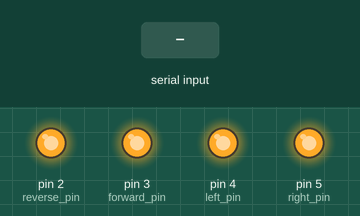
A sketch run on a simulated Arduino Uno, built with avr-gcc and run on an emulated ATmega328P. On the bench: output pins drawn as LEDs (lit = HIGH). Dashed ring = blinking. The inputs (shaded band) are chosen by the test bench.

Above: at 1.2 s.
1.3 s: "1" received over Serial
At 1.51 s:
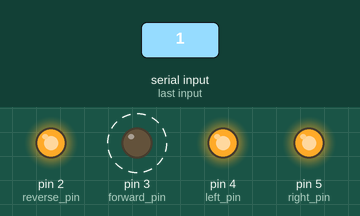
4.3 s: byte 54 (54) received over Serial
At 4.46 s:
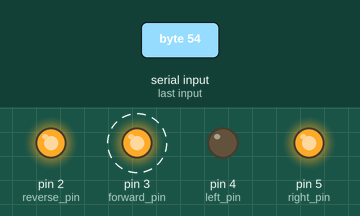
7.3 s: byte 55 (55) received over Serial
At 7.46 s:
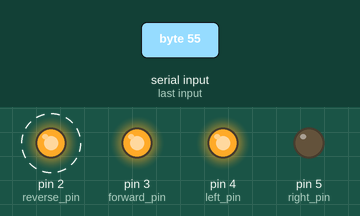
10.3 s: byte 56 (56) received over Serial
At 10.51 s:
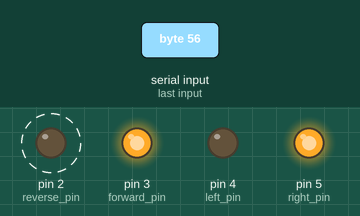
13.3 s: "2" received over Serial
At 13.51 s:
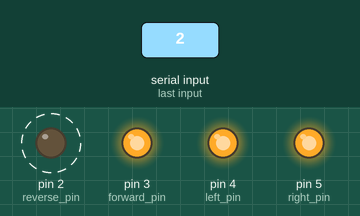
16.3 s: "5" received over Serial
At 16.51 s:
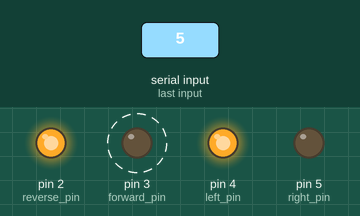
Timing chart, 0 to 20.3 s (numbered marks = the images above; inputs shaded):
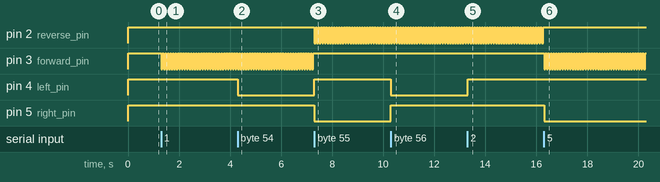

Measured:
- after the input at 1.3 s, pin 3 (forward_pin): alternates HIGH for 0.05 s and LOW for 0.05 s, starting at once
- after the input at 4.3 s, pin 4 (left_pin): HIGH → LOW at once
- after the input at 7.3 s, pin 2 (reverse_pin): alternates HIGH for 0.05 s and LOW for 0.06 s, starting at once; pin 3 (forward_pin): stops changing and stays HIGH; pin 4 (left_pin): LOW → HIGH at once; pin 5 (right_pin): HIGH → LOW at once
- after the input at 10.3 s, pin 4 (left_pin): HIGH → LOW at once; pin 5 (right_pin): LOW → HIGH at once
- after the input at 13.3 s, pin 4 (left_pin): LOW → HIGH at once
- after the input at 16.3 s, pin 2 (reverse_pin): stops changing and stays HIGH; pin 3 (forward_pin): alternates HIGH for 0.05 s and LOW for 0.05 s, starting at once; pin 5 (right_pin): HIGH → LOW at once

The sketch:

rc_driver.ino
```cpp
// Pin Numbers
int forward_pin = 3;
int reverse_pin = 2;
int left_pin = 4;
int right_pin = 5;

// Initial command
int command = 0;

// PPWM Durations (in ms)
int on_time = 30;
int off_time = 70;

void setup() {
  // Set pins to OUTPUT mode
  pinMode(forward_pin, OUTPUT);
  pinMode(reverse_pin, OUTPUT);
  pinMode(left_pin, OUTPUT);
  pinMode(right_pin, OUTPUT);

  Serial.begin(115200);
}

void loop() {
  if (Serial.available() > 0)
  {
    command = Serial.read();
  }
  else
  {
    reset();
  }

   drive(command);
}

void reset()
{
  digitalWrite(forward_pin, HIGH);
  digitalWrite(reverse_pin, HIGH);
  digitalWrite(left_pin, HIGH);
  digitalWrite(right_pin, HIGH);
}

// alternatively try 40/60, 250/500
void forward(int complex)
{
  if(complex == 0)
  {
    digitalWrite(reverse_pin, HIGH);
    digitalWrite(left_pin, HIGH);
    digitalWrite(right_pin, HIGH);
  }

  digitalWrite(forward_pin, LOW);
  delay(50);
  digitalWrite(forward_pin, HIGH);
  delay(50);
}

// alternatively try: 50/50
void reverse(int complex)
{
  if(complex == 0)
  {
    digitalWrite(forward_pin, HIGH);
    digitalWrite(left_pin, HIGH);
    digitalWrite(right_pin, HIGH);
  }

  digitalWrite(reverse_pin, LOW);
  delay(55);
  digitalWrite(reverse_pin, HIGH);
  delay(45);
}

void left()
{
  digitalWrite(forward_pin, HIGH);
  digitalWrite(reverse_pin, HIGH);
  digitalWrite(left_pin, LOW);
  digitalWrite(right_pin, HIGH);
  delay(on_time);
}

void right()
{
  digitalWrite(forward_pin, HIGH);
  digitalWrite(reverse_pin, HIGH);
  digitalWrite(left_pin, HIGH);
  digitalWrite(right_pin, LOW);
  delay(on_time);
}

void forward_right()
{
  digitalWrite(reverse_pin, HIGH);
  digitalWrite(left_pin, HIGH);
  digitalWrite(right_pin, LOW);
  forward(1);
}


void forward_left()
{
  digitalWrite(reverse_pin, HIGH);
  digitalWrite(left_pin, LOW);
  digitalWrite(right_pin, HIGH);
  forward(1);
}

void reverse_right()
{
  digitalWrite(reverse_pin, HIGH);
  digitalWrite(left_pin, HIGH);
  digitalWrite(right_pin, LOW);
  reverse(1);
}

void reverse_left()
{
  digitalWrite(reverse_pin, HIGH);
  digitalWrite(left_pin, LOW);
  digitalWrite(right_pin, HIGH);
  reverse(1);
}

void drive(int command)
{
  switch(command)
  {
    case 48: reset(); break;
    case 49: forward(0); break;
    case 50: reverse(0); break;
    case 51: right(); break;
    case 52: left(); break;
    case 53: forward_right(); break;
    case 54: forward_left(); break;
    case 55: reverse_right(); break;
    case 56: reverse_left(); break;
    default: break;
  }
}
```
